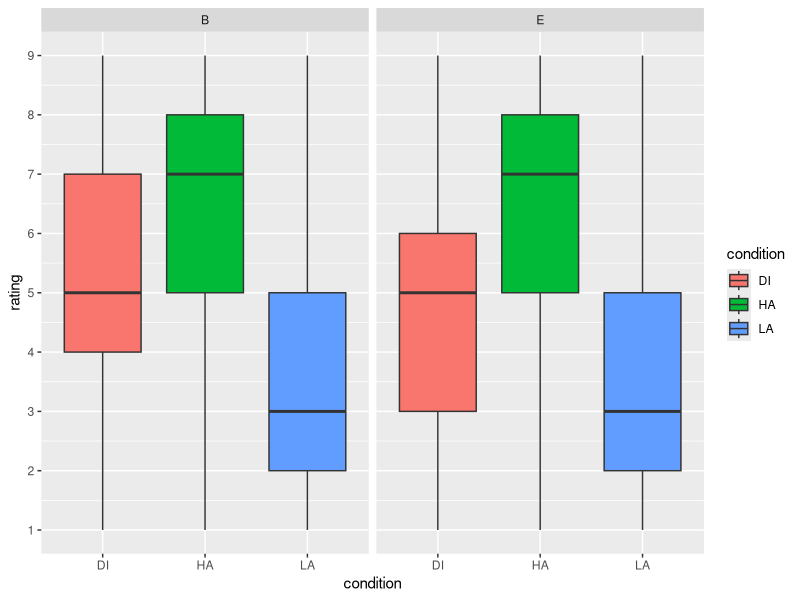
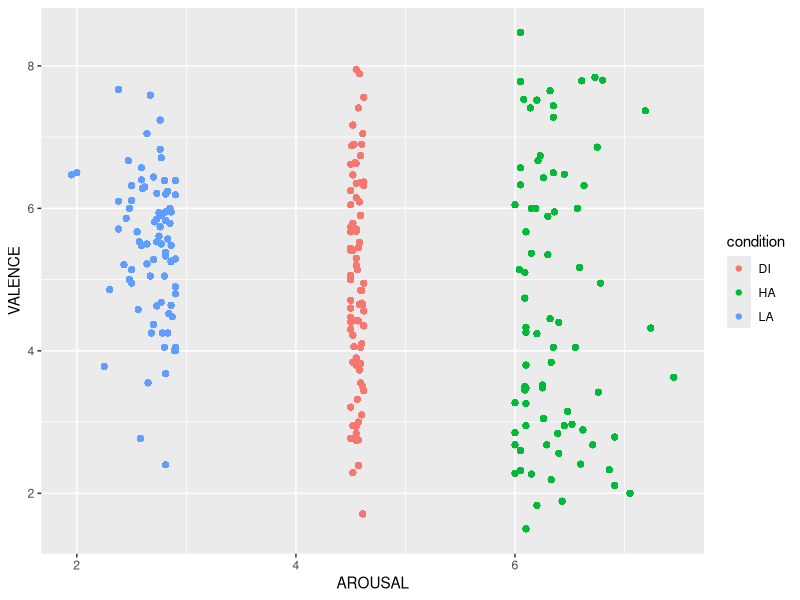

Recreate these plots in R, in order.
## ---- chunk 1
knitr::opts_chunk$set(echo = TRUE)
## ---- chunk 2
library(tidyverse)
## ---- chunk 3
words <- read_csv("item_info.csv")
ratings <- read_csv("ratings.csv")
groups <- read_csv("groups.csv")
## ---- chunk 4
ratings_long <- gather(ratings, "item", "rating", `1`:`240`)
## ---- chunk 5
words_small <- select(words, item, Word, AROUSAL, VALENCE)
## ---- chunk 6
words_small <- separate(words_small, item, into = c("item", "condition"), sep = "_")
## ---- chunk 7
combined_data <- inner_join(ratings_long, words_small, by = "item")
## ---- chunk 8
combined_recog <- filter(combined_data, rating!=0)
## ---- chunk 9
# Solution 1 - renaming the column in `combined_recog`
combined_data <- combined_recog %>% rename("Participant" = participant)
preprocessed_data <- inner_join(combined_data, groups, by = "Participant")

# Solution 1 as a pipe
preprocessed_data <- combined_recog %>% 
  rename("Participant" = participant) %>% 
  inner_join(groups, by = "Participant")

# Solution 2 - using inner_join to match two headers that don't match
preprocessed_data <- inner_join(combined_recog, groups, c("participant" = "Participant"))
## ---- chunk 10
rating_summary <- group_by(preprocessed_data, condition, Group) %>% 
  summarise(mean = mean(rating), sd = sd(rating))
## ---- chunk 11
ggplot(preprocessed_data, aes(condition, rating, fill=condition)) + 
  geom_boxplot() + 
  scale_y_continuous(breaks = c(1:9)) + 
  facet_wrap(~Group)
## ---- chunk 12
ggplot(preprocessed_data, aes(x=AROUSAL, y=VALENCE, colour=condition)) + 
  geom_point()
## ---- chunk 13
by_item_ratings <- NULL
## ---- chunk 14
by_item_ratings <- combined_recog %>% 
  group_by(Word) %>% 
  summarise(mean_rating=mean(rating))
## ---- chunk 15
by_item_arranged <- NULL
## ---- chunk 16
by_item_arranged <- arrange(by_item_ratings, mean_rating)
## ---- chunk 17
least_boring <- "NULL"
most_exciting <- "NULL"
## ---- chunk 18
least_exciting <- "slow"
most_exciting <- "pleasure"
